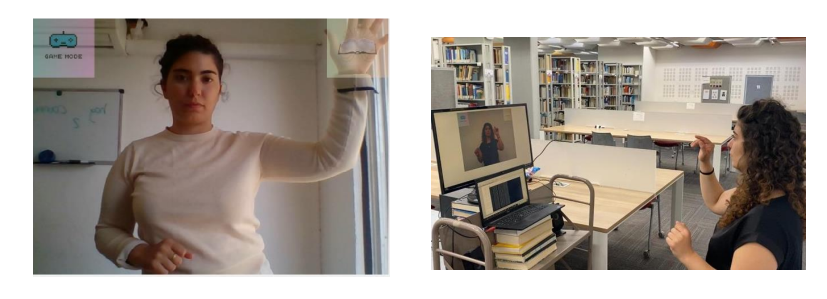
#> input picture assets/Gesture_Based_Navigation.png, 1653 x 597 px (shown at 1/2 size); its folder holds only this picture in this run
$ python -i Sign_Language_Recognition_App.py   (imports and definitions only)   (older library calls are emulated)
#> lines starting #> are read from the running program, lines starting #| are printed output that depends on the picture; after the words box and inside, x2 and y2 are one past the last pixel; in counts of white or black regions, pixels touching at a corner belong together
import tkinter as tk
import numpy as np
from PIL import Image, ImageTk
import time
import pygame
import cv2
import joblib
from skimage.feature import hog
import random


# [94 lines left out: functions displaying_the_modes, check_buttons, init_button, read_word_and_pre_pros, not called in this run]


def extract_hog_features(image):
    """
    Extract HOG (Histogram of Oriented Gradients) features from the input image.
    This is a common feature extraction technique used in image processing.
    """
    # Define HOG parameters
    orientations = 12
    pixels_per_cell = (16, 16)
    cells_per_block = (4, 4)
    # Compute HOG features and visualization
    hog_features, hog_image = hog(image, channel_axis=-1, orientations=orientations, pixels_per_cell=pixels_per_cell,
                                  cells_per_block=cells_per_block, visualize=True, block_norm='L2-Hys',
                                  transform_sqrt=True)
    return hog_features, hog_image


def predict_func(frame_copy):
    """
    Predict the movement performed by the participant using a pre-trained model.
    This function processes the frame to identify significant features for prediction.
    """
    # First step: finding the face space using "Cascade Classifier" algorithm and adjusting it to the chest space
    gray_img = cv2.cvtColor(frame_copy, cv2.COLOR_RGB2GRAY)
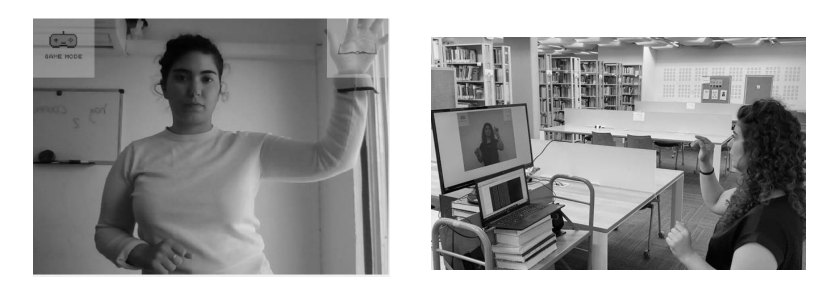
#> gray_img: shape (597, 1653) (shown at 1/2 size); min 0, max 255, mean 157.9
    haar_cascade = cv2.CascadeClassifier(cv2.data.haarcascades + "haarcascade_frontalface_default.xml")
    faces_rect = haar_cascade.detectMultiScale(gray_img, scaleFactor=1.1, minNeighbors=9)
#> faces_rect = [[323, 103, 133, 133]]
    try:
        (x, y, w, h) = faces_rect[0]
#> x = 323; y = 103; w = 133; h = 133
        h = h * 4
#> h = 532
        x = x - 2 * w
#> x = 57
        w = 5 * w
#> w = 665
        z = max(1, x + 2)
#> z = 59
        frame_copy = frame_copy[y + 2:y + h - 2, z:x + w - 2]
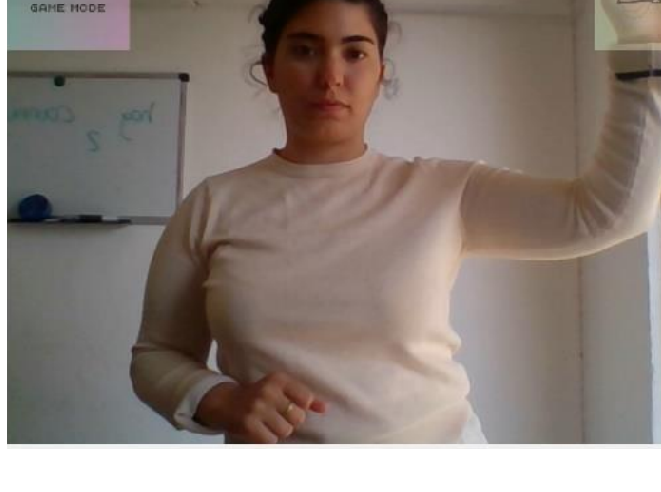
#> frame_copy: shape (492, 661, 3); mean R, G, B 139.6, 127.7, 120.6
    except:
        print('do not found a human in img!')

    # Second step: Finding significant corners using Harris corner detection Algorithm.
    image_gray = cv2.cvtColor(frame_copy, cv2.COLOR_RGB2GRAY)
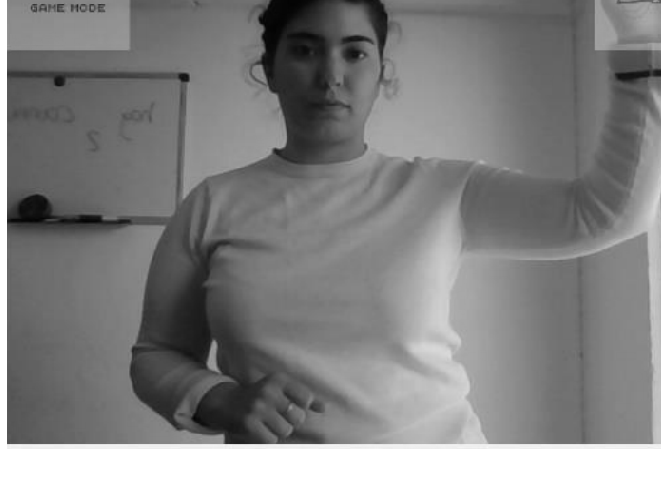
#> image_gray: shape (492, 661); min 3, max 255, mean 130.4
    dst = cv2.cornerHarris(image_gray, blockSize=4, ksize=5, k=0.06)
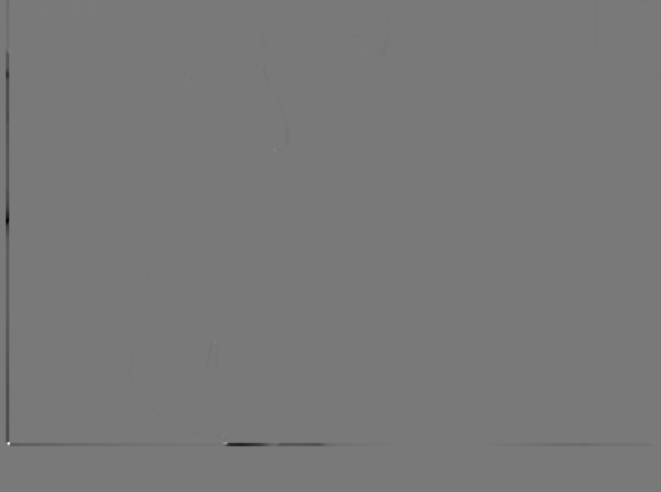
#> dst: shape (492, 661) float32; min -0.81, max 0.894, mean -0.00176; drawn with min black and max white
    frame_copy[dst > 0.01 * dst.max()] = [0, 0, 255]
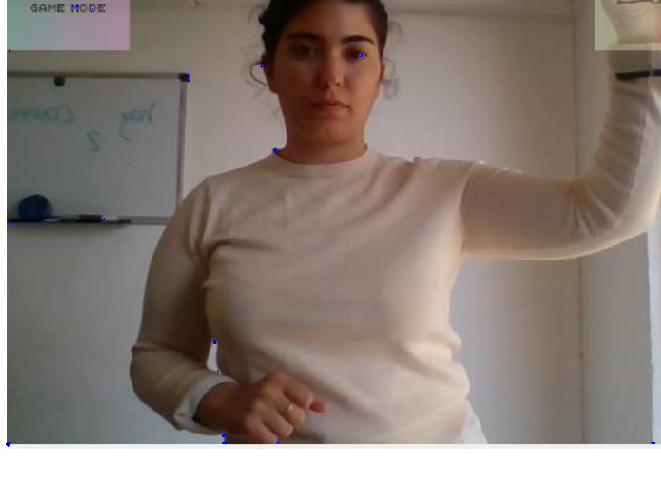
#> frame_copy: shape (492, 661, 3); 0.04% of pixels changed, all inside (x1, y1, x2, y2) = (6, 4, 655, 447)
    normalized_img = cv2.normalize(frame_copy, None, alpha=0, beta=1, norm_type=cv2.NORM_MINMAX, dtype=cv2.CV_32F)
    normalized_img = cv2.resize(normalized_img, (256, 256))
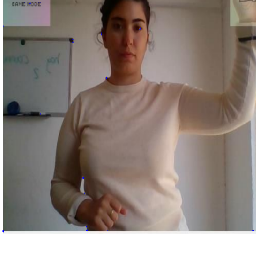
#> normalized_img: shape (256, 256, 3) float32; mean R, G, B 0.548, 0.501, 0.474

    # Third step: Extract HOG  features
    [hog_features, hog_image] = extract_hog_features(normalized_img)
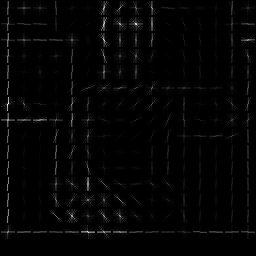
#> hog_image: shape (256, 256) float32; min 0, max 0.105, mean 0.00186; drawn with min black and max white

    # Fourth step: Predicting the movement performed by the participant using the trained model.
#> (the run stopped early here; a loop or call above may not have finished)

$ run again, on assets/classification.png
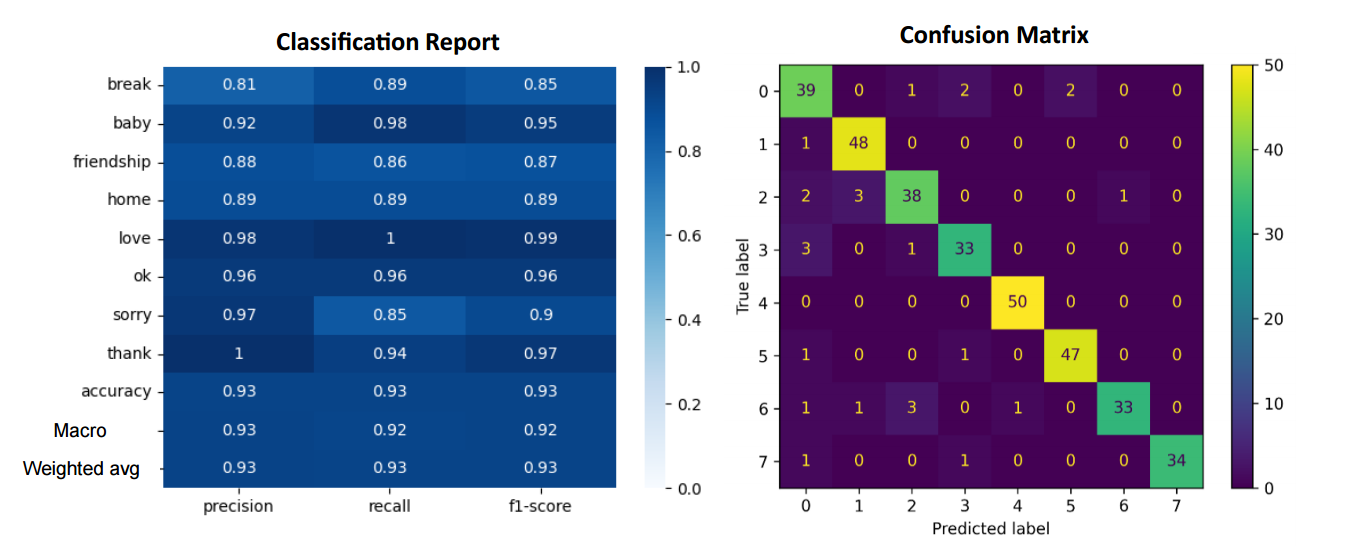
#> input picture assets/classification.png, 1348 x 550 px
#> in predict_func, `gray_img = cv2.cvtColor(frame_copy, cv2.COLOR_RGB2GRAY)`:
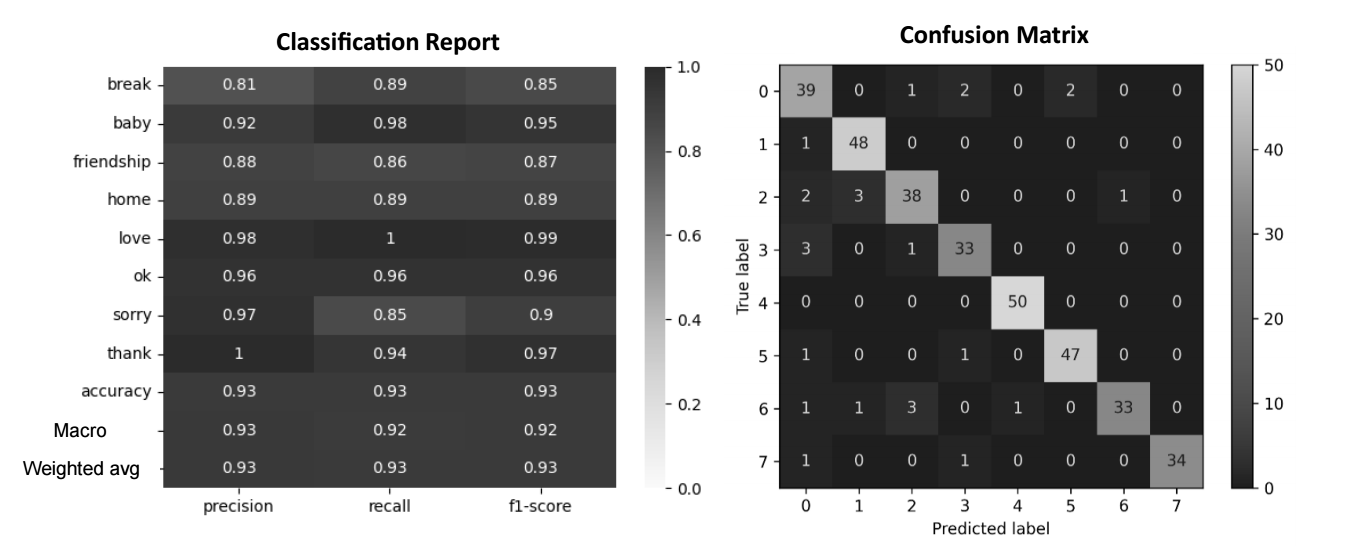
#> gray_img: shape (550, 1348); min 0, max 255, mean 149.5
#> faces_rect = ()
#> frame_copy: shape (550, 1348, 3); mean R, G, B 138.2, 142.8, 180.8
#> in predict_func, `[hog_features, hog_image] = extract_hog_features(normalized_img)`:
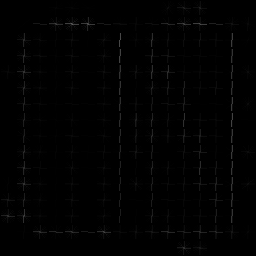
#> hog_image: shape (256, 256) float32; min 0, max 0.364, mean 0.00648

$ run again, on assets/game_mode.png
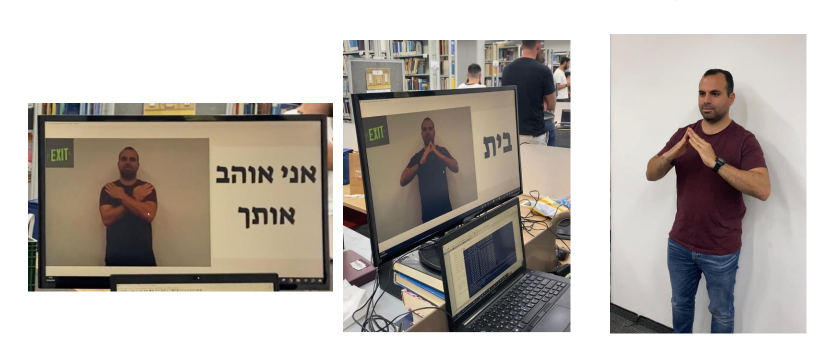
#> input picture assets/game_mode.png, 1666 x 724 px (shown at 1/2 size)
#> faces_rect = [[840, 246, 32, 32], [231, 299, 51, 51], [1382, 159, 73, 73]]
#> in predict_func, `(x, y, w, h) = faces_rect[0]`: x = 840; y = 246; w = 32
#> in predict_func, `h = h * 4`: h = 128
#> in predict_func, `x = x - 2 * w`: x = 776
#> in predict_func, `w = 5 * w`: w = 160
#> z = 778
#> in predict_func, `frame_copy[dst > 0.01 * dst.max()] = [0, 0, 255]`:
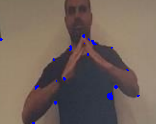
#> frame_copy: shape (124, 156, 3); mean R, G, B 114.7, 99.8, 91.3
#> in predict_func, `[hog_features, hog_image] = extract_hog_features(normalized_img)`:
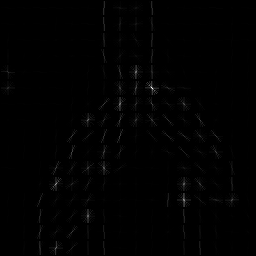
#> hog_image: shape (256, 256) float32; min 0, max 0.167, mean 0.00099; drawn with min black and max white
